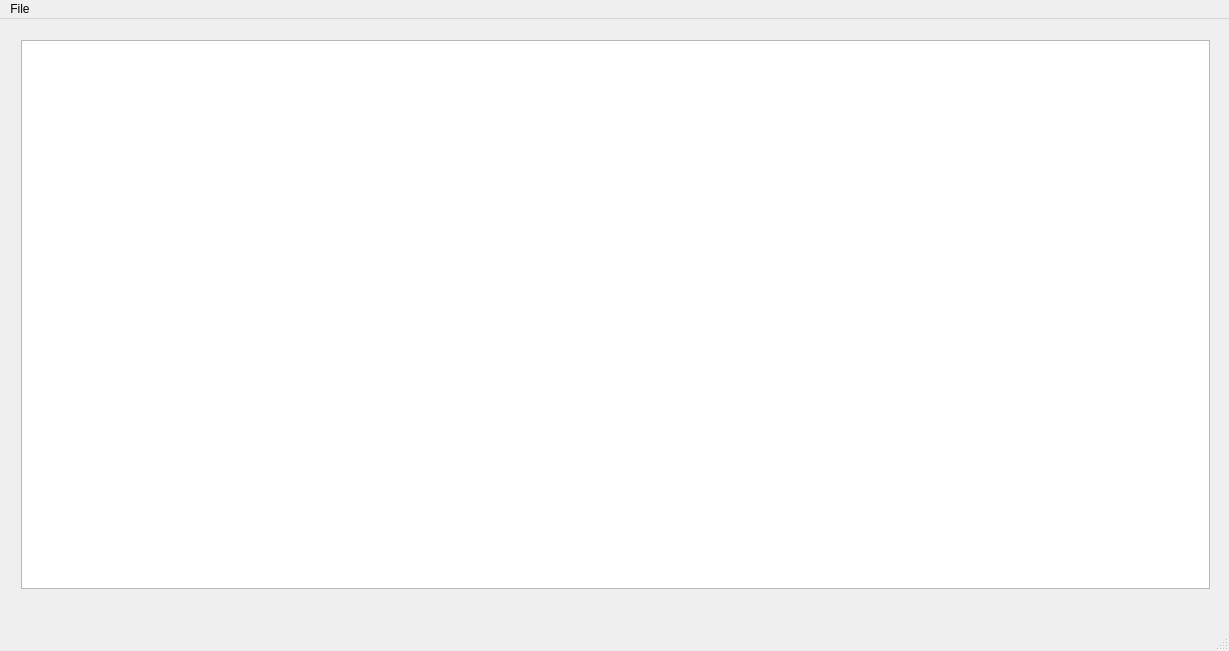
<?xml version="1.0" encoding="UTF-8"?>
<ui version="4.0">
 <class>MainWindow</class>
 <widget class="QMainWindow" name="MainWindow">
  <property name="geometry">
   <rect>
    <x>0</x>
    <y>0</y>
    <width>1229</width>
    <height>651</height>
   </rect>
  </property>
  <property name="windowTitle">
   <string>MainWindow</string>
  </property>
  <widget class="QWidget" name="centralWidget">
   <widget class="QWidget" name="gridLayoutWidget">
    <property name="geometry">
     <rect>
      <x>10</x>
      <y>10</y>
      <width>1211</width>
      <height>571</height>
     </rect>
    </property>
    <layout class="QGridLayout" name="gridLayout">
     <property name="sizeConstraint">
      <enum>QLayout::SetMaximumSize</enum>
     </property>
     <item row="0" column="0">
      <widget class="QTableView" name="tableView"/>
     </item>
    </layout>
   </widget>
  </widget>
  <widget class="QMenuBar" name="menuBar">
   <property name="geometry">
    <rect>
     <x>0</x>
     <y>0</y>
     <width>1229</width>
     <height>21</height>
    </rect>
   </property>
   <widget class="QMenu" name="menuFile">
    <property name="title">
     <string>File</string>
    </property>
    <addaction name="actionQuit"/>
   </widget>
   <addaction name="menuFile"/>
  </widget>
  <widget class="QStatusBar" name="statusBar"/>
  <action name="actionQuit">
   <property name="text">
    <string>Quit</string>
   </property>
   <property name="shortcut">
    <string>Ctrl+Q</string>
   </property>
  </action>
 </widget>
 <layoutdefault spacing="6" margin="11"/>
 <resources/>
 <connections>
  <connection>
   <sender>actionQuit</sender>
   <signal>triggered(bool)</signal>
   <receiver>MainWindow</receiver>
   <slot>close()</slot>
   <hints>
    <hint type="sourcelabel">
     <x>-1</x>
     <y>-1</y>
    </hint>
    <hint type="destinationlabel">
     <x>559</x>
     <y>300</y>
    </hint>
   </hints>
  </connection>
 </connections>
</ui>
